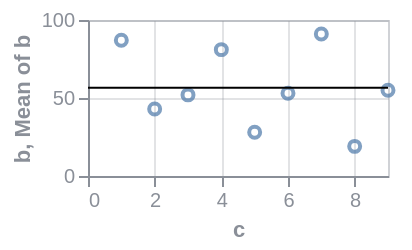

This figure's Vega-Lite source:
### Vega specification from a JSON file in a GitHub repository (floating-point values rounded to 4 significant figures)
{"$schema": "https://vega.github.io/schema/vega/v6.json", "background": null, "padding": 5, "width": 150, "height": 78, "style": "cell", "data": [{"name": "source_0", "values": [{"a": "A", "b": 28, "c": 5, "g": "x"}, {"a": "B", "b": 55, "c": 9, "g": "y"}, {"a": "C", "b": 43, "c": 2, "g": "x"}, {"a": "D", "b": 91, "c": 7, "g": "y"}, {"a": "E", "b": 81, "c": 4, "g": "x"}, {"a": "F", "b": 53, "c": 6, "g": "y"}, {"a": "G", "b": 19, "c": 8, "g": "x"}, {"a": "H", "b": 87, "c": 1, "g": "y"}, {"a": "I", "b": 52, "c": 3, "g": "x"}]}, {"name": "data_1", "source": "source_0", "transform": [{"type": "filter", "expr": "isValid(datum[\"c\"]) && isFinite(+datum[\"c\"]) && isValid(datum[\"b\"]) && isFinite(+datum[\"b\"])"}]}, {"name": "data_2", "source": "source_0", "transform": [{"type": "aggregate", "groupby": [], "ops": ["mean"], "fields": ["b"], "as": ["mean_b"]}, {"type": "filter", "expr": "isValid(datum[\"mean_b\"]) && isFinite(+datum[\"mean_b\"])"}]}], "marks": [{"name": "layer_0_marks", "type": "symbol", "style": ["point"], "from": {"data": "data_1"}, "encode": {"update": {"opacity": {"value": 0.7}, "fill": {"value": "transparent"}, "stroke": {"value": "#4c78a8"}, "ariaRoleDescription": {"value": "point"}, "description": {"signal": "\"c: \" + (format(datum[\"c\"], \"\")) + \"; b: \" + (format(datum[\"b\"], \"\"))"}, "x": {"scale": "x", "field": "c"}, "y": {"scale": "y", "field": "b"}}}}, {"name": "layer_1_marks", "type": "rule", "style": ["rule"], "from": {"data": "data_2"}, "encode": {"update": {"stroke": {"value": "black"}, "description": {"signal": "\"Mean of b: \" + (format(datum[\"mean_b\"], \"\"))"}, "x": {"field": {"group": "width"}}, "x2": {"value": 0}, "y": {"scale": "y", "field": "mean_b"}}}}], "scales": [{"name": "x", "type": "linear", "domain": {"data": "data_1", "field": "c"}, "range": [0, {"signal": "width"}], "nice": true, "zero": true}, {"name": "y", "type": "linear", "domain": {"fields": [{"data": "data_1", "field": "b"}, {"data": "data_2", "field": "mean_b"}]}, "range": [{"signal": "height"}, 0], "nice": true, "zero": true}], "axes": [{"scale": "x", "orient": "bottom", "gridScale": "y", "grid": true, "tickCount": {"signal": "ceil(width/40)"}, "domain": false, "labels": false, "aria": false, "maxExtent": 0, "minExtent": 0, "ticks": false, "zindex": 0}, {"scale": "y", "orient": "left", "gridScale": "x", "grid": true, "tickCount": {"signal": "ceil(height/40)"}, "domain": false, "labels": false, "aria": false, "maxExtent": 0, "minExtent": 0, "ticks": false, "zindex": 0}, {"scale": "x", "orient": "bottom", "grid": false, "title": "c", "labelFlush": true, "labelOverlap": true, "tickCount": {"signal": "ceil(width/40)"}, "zindex": 0}, {"scale": "y", "orient": "left", "grid": false, "title": "b, Mean of b", "labelOverlap": true, "tickCount": {"signal": "ceil(height/40)"}, "zindex": 0}], "config": {"axis": {"labelColor": "#8a8f98", "titleColor": "#8a8f98", "domainColor": "#8a8f98", "tickColor": "#8a8f98", "gridColor": "#8a8f98", "gridOpacity": 0.25}, "legend": {"labelColor": "#8a8f98", "titleColor": "#8a8f98"}, "style": {"cell": {"stroke": "#8a8f98", "strokeOpacity": 0.4}}}}
